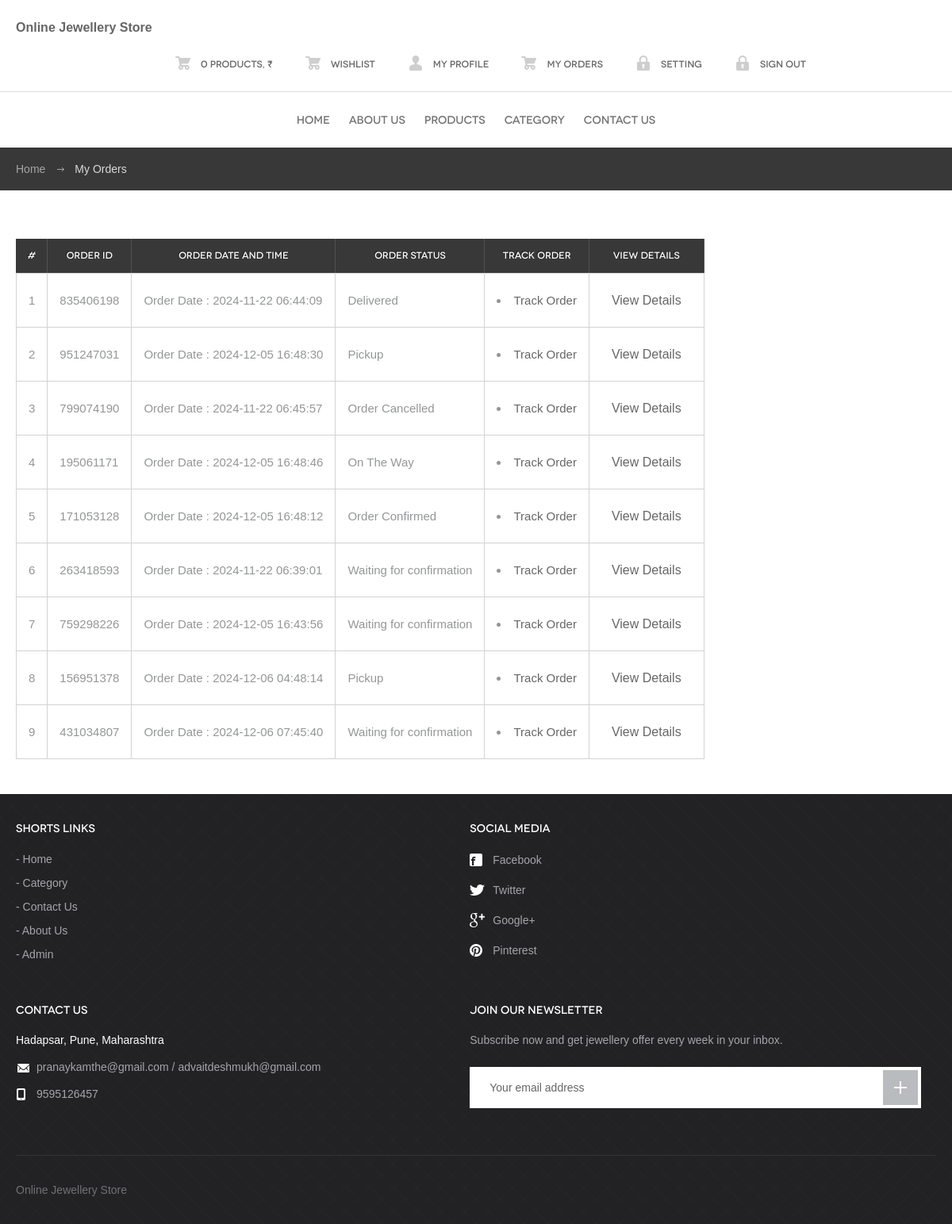
The page /SJOS/my-orders.php (signed in) on the database its author committed.
### tables this page shows
CREATE TABLE `tblorderaddresses` (
  `ID` int(10) NOT NULL,
  `UserId` int(5) DEFAULT NULL,
  `Ordernumber` int(10) DEFAULT NULL,
  `Flatnobuldngno` varchar(200) DEFAULT NULL,
  `StreetName` varchar(200) DEFAULT NULL,
  `Area` varchar(200) DEFAULT NULL,
  `Landmark` varchar(200) DEFAULT NULL,
  `City` varchar(200) DEFAULT NULL,
  `Zipcode` int(10) DEFAULT NULL,
  `Phone` bigint(11) DEFAULT NULL,
  `Email` varchar(200) DEFAULT NULL,
  `PaymentMethod` varchar(200) DEFAULT NULL,
  `OrderTime` timestamp NULL DEFAULT current_timestamp() ON UPDATE current_timestamp(),
  `Status` varchar(200) DEFAULT NULL,
  `Remark` varchar(200) DEFAULT NULL,
  `UpdationDate` timestamp NOT NULL DEFAULT current_timestamp() ON UPDATE current_timestamp()
);

CREATE TABLE `tblpage` (
  `ID` int(10) NOT NULL,
  `PageType` varchar(200) DEFAULT NULL,
  `PageTitle` mediumtext DEFAULT NULL,
  `PageDescription` mediumtext DEFAULT NULL,
  `Email` varchar(200) DEFAULT NULL,
  `MobileNumber` bigint(10) DEFAULT NULL,
  `UpdationDate` date DEFAULT NULL,
  `Timing` varchar(200) NOT NULL
);

### SJOS/my-orders.php (the view, shortened to what this page needs)
<?php
include_once('includes/config.php');
if (strlen($_SESSION['jsmsuid']==0)) {
  header('location:logout.php');
  } else{
    ?>
<!DOCTYPE html>
 <html lang="en">
<head>
	<link rel="stylesheet" media="all" href="css/style.css">
</head>
<body>
	<?php include_once('includes/header.php');?>
	<div id="breadcrumbs">
		<div class="container">
			<ul>
				<li><a href="index.php">Home</a></li>
				<li>My Orders</li>
			</ul>
		</div>
	</div>
	<div id="body">
		<div class="container">
			<div id="content" class="full">
				<div class="cart-table">
					<table>
						<tr>
                                    <th>#</th>
                                <th>Order ID</th>
                                <th>Order Date and Time</th>
                                <th>Order Status</th>
                                <th>Track Order</th>
                                <th>View Details</th>
                                </tr>
					<tr>
                                    <?php
                                   $userid= $_SESSION['jsmsuid'];
 $query=mysqli_query($con,"select * from  tblorderaddresses  where UserId='$userid'");
$cnt=1;
              while($row=mysqli_fetch_array($query))
              { ?>
               <tr>
    <td><?php echo $cnt;?></td>
<td><?php echo $row['Ordernumber'];?></td>
<td><p><b>Order Date :</b> <?php echo $row['OrderTime']?></p></td>
<td><?php $status=$row['Status'];
if($status==''){
 echo "Waiting for confirmation";
} else{
echo $status;
}
                                                    ?>  </td>
<td><li class="list-inline-item"><i class="fa fa-motorcycle"></i>
 <a  href="javascript:void(0);" onClick="popUpWindow('track-order.php?oid=<?php echo htmlentities($row['Ordernumber']);?>');" title="Track order">Track Order</a></li></td>
<td><a href="order-detail.php?orderid=<?php echo $row['Ordernumber'];?>" class="btn btn--box btn--small btn--blue btn--uppercase btn--weight">View Details</a></td>
</tr><?php $cnt++; } ?>
					</table>
				</div>
			</div>
		</div>
	</div>
	<?php include_once('includes/footer.php');?>
</body>
</html><?php } ?>

### SJOS/includes/footer.php (shortened to what this page needs)
<footer id="footer">
              <div class="container">
                     <div class="cols">
                            <div class="col">
                                   <h3>Shorts Links</h3>
                                   <ul>
                                          <li><a href="index.php">Home </a></li>
                                          <li><a href="category.php">Category</a></li>
                                          <li><a href="contact.php">Contact Us</a></li>
                                          <li><a href="about.php">About Us</a></li>
                                          <li><a href="admin/index.php">Admin </a></li>
                                   </ul>
                            </div>
                            <div class="col media">
                                   <h3>Social media</h3>
                                   <ul class="social">
                                          <li><a href="#"><span class="ico ico-fb"></span>Facebook</a></li>
                                          <li><a href="#"><span class="ico ico-tw"></span>Twitter</a></li>
                                          <li><a href="#"><span class="ico ico-gp"></span>Google+</a></li>
                                          <li><a href="#"><span class="ico ico-pi"></span>Pinterest</a></li>
                                   </ul>
                            </div>
                            <div class="col contact">
                                   <?php
$ret=mysqli_query($con,"select * from tblpage where PageType='contactus' ");
while ($row=mysqli_fetch_array($ret)) {
?>
                                   <h3><?php  echo $row['PageTitle'];?></h3>
                                   <p style="color: white"><?php  echo $row['PageDescription'];?></p>
                                   <p><span class="ico ico-em"></span><?php  echo $row['Email'];?></p>
                                   <p><span class="ico ico-ph"></span><?php  echo $row['MobileNumber'];?></p><?php } ?>
                            </div>
                            <div class="col newsletter">
                                   <h3>Join our newsletter</h3>
                                   <p>Subscribe now and get jewellery offer every week in your inbox.</p>
                                   <form action="#" method="post">
                                         <input type="email" name="email" placeholder="Your email address">
                                          <button type="submit" name="sub"></button>
                                   </form>
                            </div>
                     </div>
                     <p class="copy">Online Jewellery Store</p>
              </div>
       </footer>

### rows shown on the page
tblorderaddresses: Ordernumber "835406198", OrderTime "2024-11-22 06:44:09", Status "Delivered"
tblorderaddresses: Ordernumber "951247031", OrderTime "2024-12-05 16:48:30", Status "Pickup"
tblorderaddresses: Ordernumber "799074190", OrderTime "2024-11-22 06:45:57", Status "Order Cancelled"
tblorderaddresses: Ordernumber "195061171", OrderTime "2024-12-05 16:48:46", Status "On The Way"
tblorderaddresses: Ordernumber "171053128", OrderTime "2024-12-05 16:48:12", Status "Order Confirmed"
tblorderaddresses: Ordernumber "263418593", OrderTime "2024-11-22 06:39:01", shows "Waiting for confirmation"
tblorderaddresses: Ordernumber "759298226", OrderTime "2024-12-05 16:43:56", shows "Waiting for confirmation"
tblorderaddresses: Ordernumber "156951378", OrderTime "2024-12-06 04:48:14", Status "Pickup"
tblorderaddresses: Ordernumber "431034807", OrderTime "2024-12-06 07:45:40", shows "Waiting for confirmation"
tblpage: PageTitle "CONTACT US", PageDescription "Hadapsar, Pune, Maharashtra", Email "pranaykamthe@gmail.com / advaitdeshmukh@gmail.com", MobileNumber "9595126457"

### other values the page prints
$resultss['totalp'] "0"
